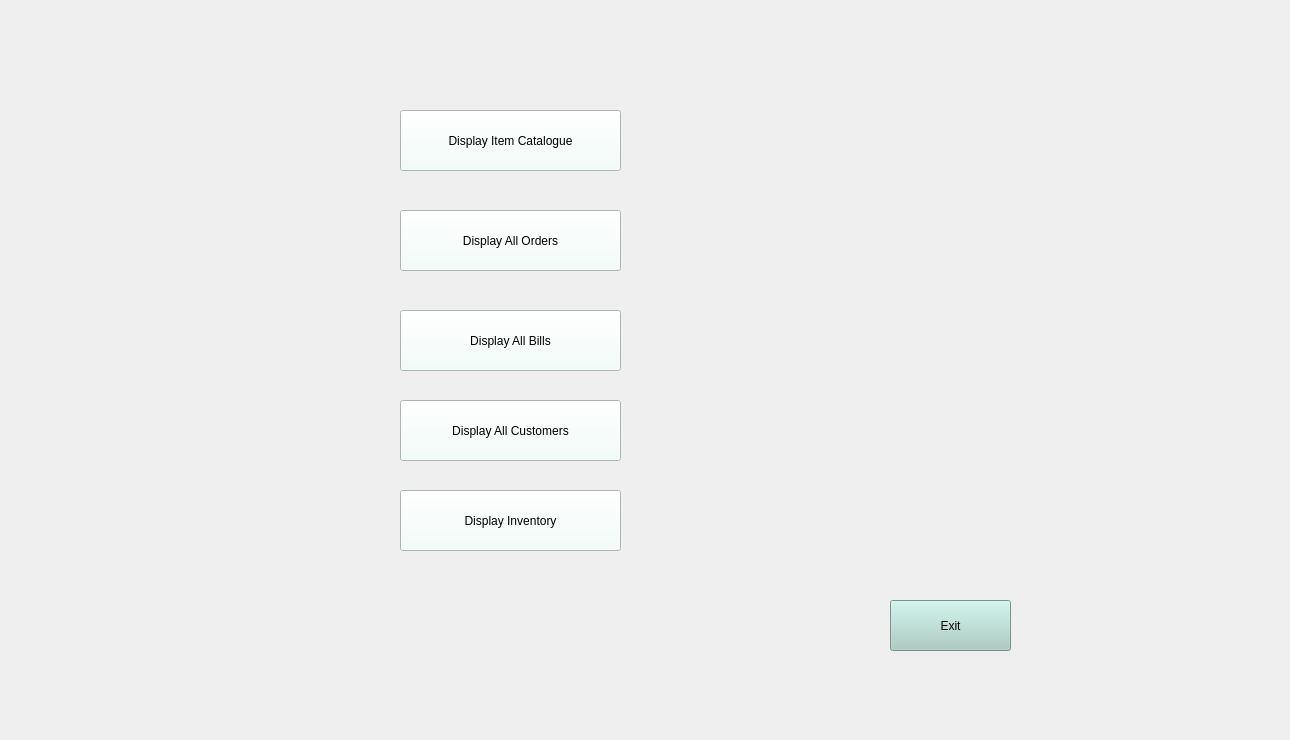
    <widget class="QWidget" name="page">
     <widget class="QPushButton" name="b1">
      <property name="geometry">
       <rect>
        <x>400</x>
        <y>110</y>
        <width>221</width>
        <height>61</height>
       </rect>
      </property>
      <property name="styleSheet">
       <string notr="true">background-color:rgb(239, 255, 251)</string>
      </property>
      <property name="text">
       <string>Display Item Catalogue</string>
      </property>
     </widget>
     <widget class="QPushButton" name="order_b">
      <property name="geometry">
       <rect>
        <x>400</x>
        <y>210</y>
        <width>221</width>
        <height>61</height>
       </rect>
      </property>
      <property name="styleSheet">
       <string notr="true">background-color:rgb(239, 255, 251)</string>
      </property>
      <property name="text">
       <string>Display All Orders</string>
      </property>
     </widget>
     <widget class="QPushButton" name="bill_b">
      <property name="geometry">
       <rect>
        <x>400</x>
        <y>310</y>
        <width>221</width>
        <height>61</height>
       </rect>
      </property>
      <property name="styleSheet">
       <string notr="true">background-color:rgb(239, 255, 251)</string>
      </property>
      <property name="text">
       <string>Display All Bills</string>
      </property>
     </widget>
     <widget class="QPushButton" name="customer_b">
      <property name="geometry">
       <rect>
        <x>400</x>
        <y>400</y>
        <width>221</width>
        <height>61</height>
       </rect>
      </property>
      <property name="styleSheet">
       <string notr="true">background-color:rgb(239, 255, 251)</string>
      </property>
      <property name="text">
       <string>Display All Customers</string>
      </property>
     </widget>
     <widget class="QPushButton" name="inventory_b">
      <property name="geometry">
       <rect>
        <x>400</x>
        <y>490</y>
        <width>221</width>
        <height>61</height>
       </rect>
      </property>
      <property name="styleSheet">
       <string notr="true">background-color:rgb(239, 255, 251)</string>
      </property>
      <property name="text">
       <string>Display Inventory</string>
      </property>
     </widget>
     <widget class="QPushButton" name="exit_b">
      <property name="geometry">
       <rect>
        <x>890</x>
        <y>600</y>
        <width>121</width>
        <height>51</height>
       </rect>
      </property>
      <property name="styleSheet">
       <string notr="true">background-color: rgb(166, 204, 195);</string>
      </property>
      <property name="text">
       <string>Exit</string>
      </property>
     </widget>
     <widget class="QLabel" name="label_2">
      <property name="geometry">
       <rect>
        <x>0</x>
        <y>40</y>
        <width>1041</width>
        <height>651</height>
       </rect>
      </property>
      <property name="styleSheet">
       <string notr="true">background-image: url(:/Pic/Pictures/scs images/Opening_Background.jpg);</string>
      </property>
      <property name="text">
       <string/>
      </property>
     </widget>
     <widget class="QLabel" name="label_3">
      <property name="geometry">
       <rect>
        <x>-190</x>
        <y>-30</y>
        <width>1281</width>
        <height>731</height>
       </rect>
      </property>
      <property name="styleSheet">
       <string notr="true">background-image: url(:/Pic/cart logo.png);</string>
      </property>
      <property name="text">
       <string>TextLabel</string>
      </property>
     </widget>
     <zorder>label_2</zorder>
     <zorder>label_3</zorder>
     <zorder>b1</zorder>
     <zorder>order_b</zorder>
     <zorder>bill_b</zorder>
     <zorder>customer_b</zorder>
     <zorder>inventory_b</zorder>
     <zorder>exit_b</zorder>
    </widget>
